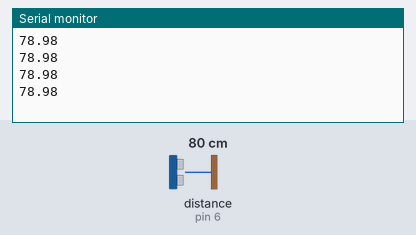
A sketch run on a simulated Arduino Uno, built with avr-gcc and run on an emulated ATmega328P. Parts: the last lines printed to the serial monitor. Wiring (inferred from the names in the program): ultrasonic range finder: trigger pin 5; echo pin 6. Inputs (shaded band) come from the test bench; at power-on: distance to the obstacle (sensor on pin 6) 80 cm. The echo pulse lasts 58.3 µs per cm.

Above: at 1.2 s.
1.3 s: distance to the obstacle (sensor on pin 6) set to 2 cm
At 1.73 s:
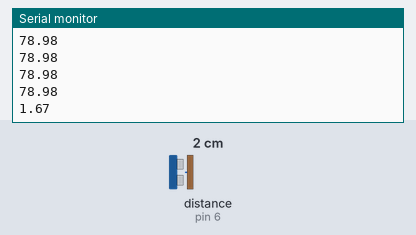
2.8 s: distance to the obstacle (sensor on pin 6) set to 4 cm
At 2.94 s:
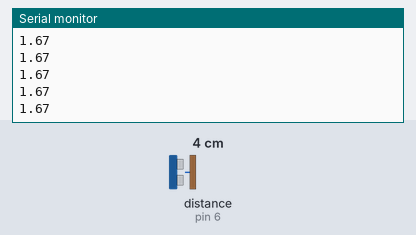
Timing chart, 0 to 5.8 s (numbered marks = the images above; inputs shaded):
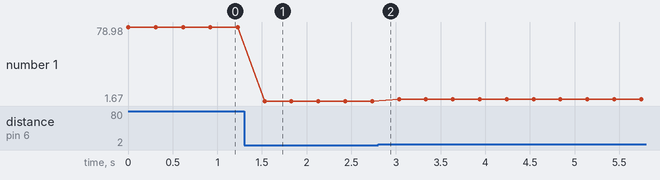

Measured:
- after the input at 1.3 s, the serial monitor: prints a new line after 0.23 s (image 1)
- plotted number 1: 78.98 → 1.67 after the input at 1.3 s, 1.67 → 3.64 after the input at 2.8 s

The sketch:

chkrduino.ino
```cpp
//Servo myservo;
int pos = 20;

//this is for gate controll
const int trigPin1 = 5;
const int echoPin1 = 6;


long duration;
float distance;

void setup()
{

//  pinMode(buzzer, OUTPUT);
  pinMode(trigPin1, OUTPUT);
  pinMode(echoPin1, INPUT);
//  pinMode(trigPin2, OUTPUT);
  //pinMode(echoPin2, INPUT);


}

void loop()
{
  Serial.begin(9600);
  digitalWrite(trigPin1, LOW);
  delayMicroseconds(10);
  digitalWrite(trigPin1, HIGH);
  delayMicroseconds(10);
  digitalWrite(trigPin1, LOW);


  duration = pulseIn(echoPin1, HIGH);
  distance = 0.034*(duration/2);

  Serial.println(distance);


  delay(300);
}
```
